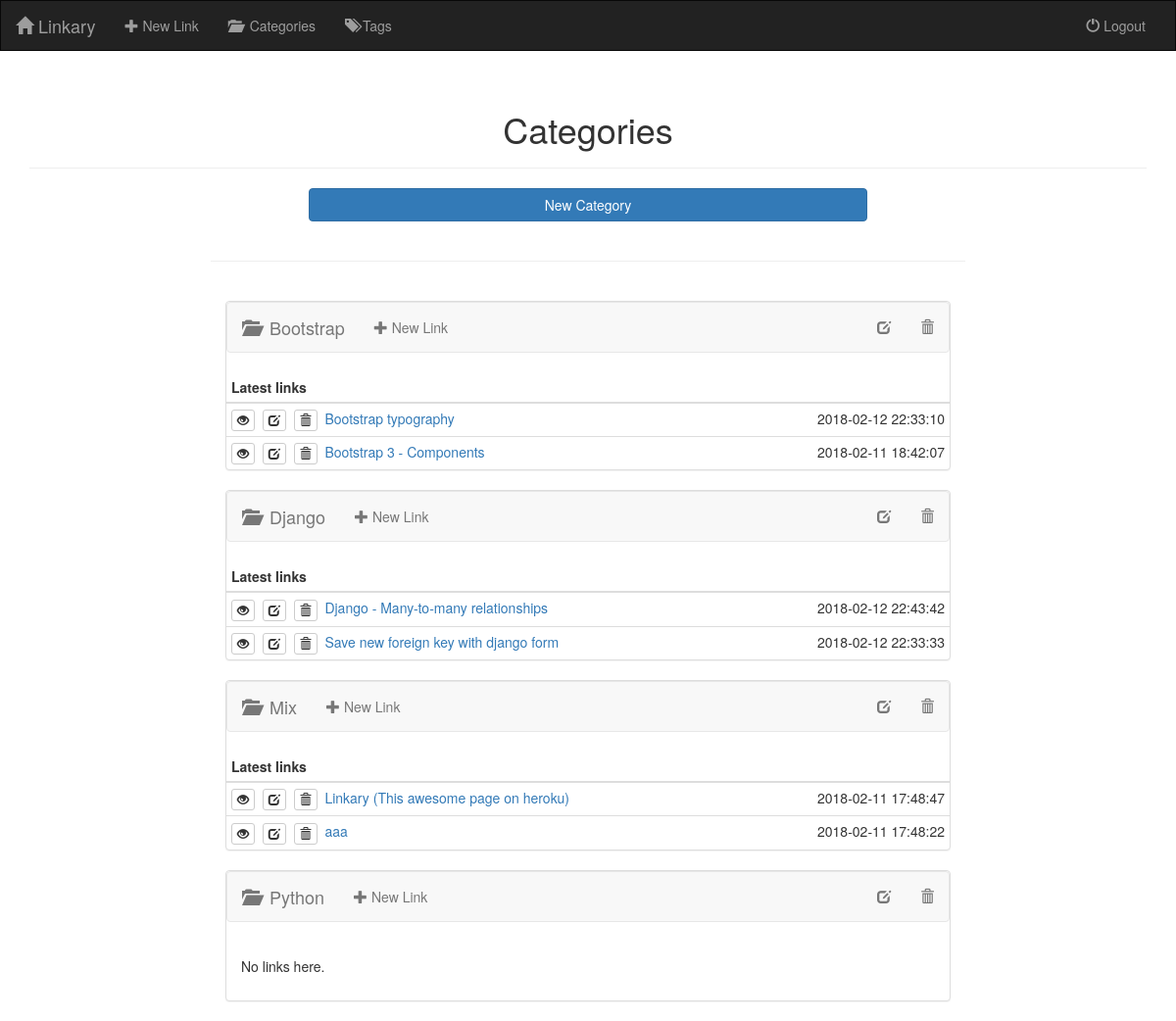
The page /category/ (signed in) on the database as committed earlier.
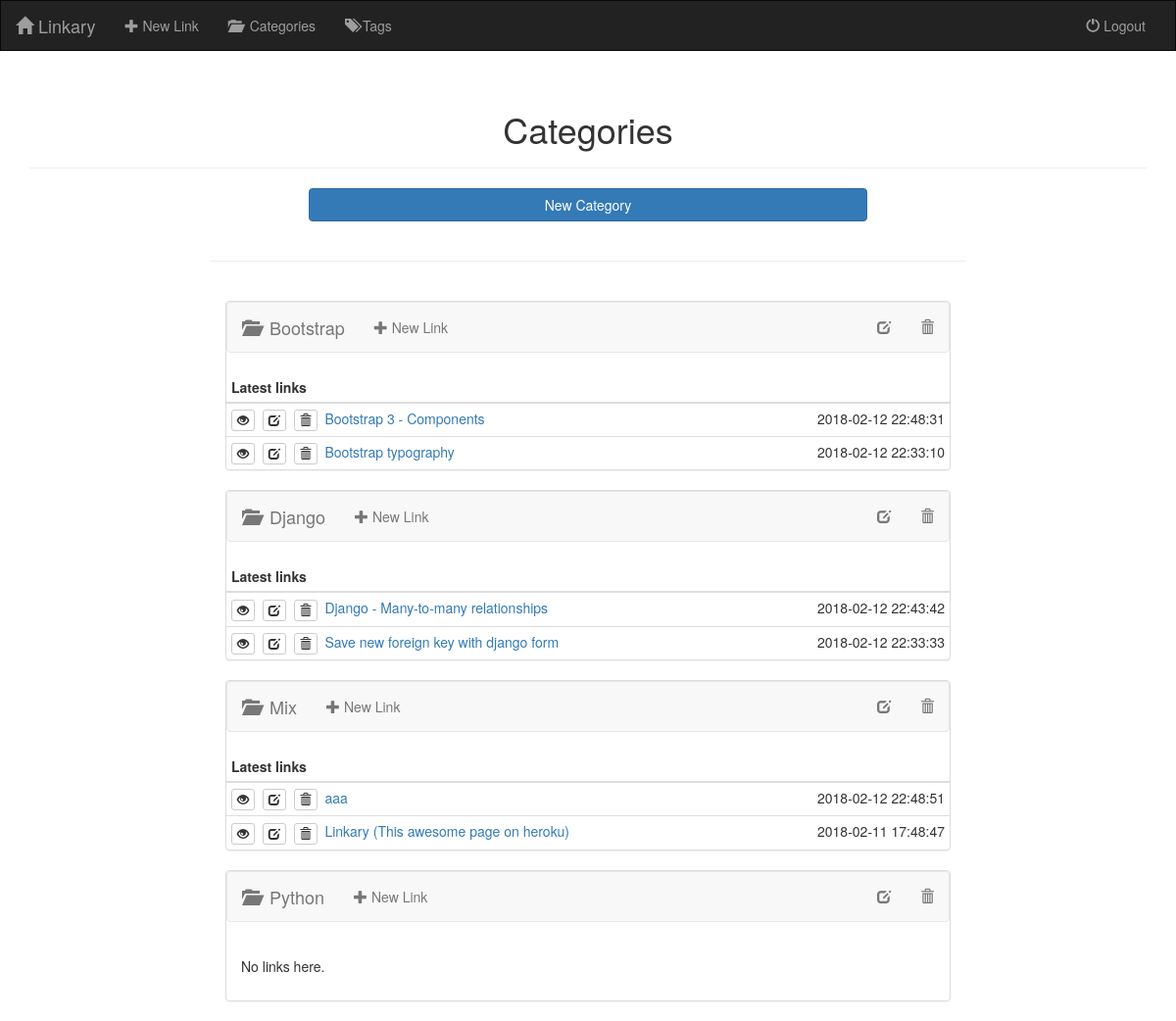
The same page on the database as committed later.
### linkary/models.py (models this page shows, shortened)
class TimedModel(models.Model):
    time_created = models.DateTimeField(auto_now_add=True)
    time_modified = models.DateTimeField(auto_now=True)
    class Meta:
        abstract = True

class Category(TimedModel):
    name = models.CharField(max_length=100, unique=True)
    class Meta:
        verbose_name_plural = 'Categories'
        ordering = ['name']
    def latest_links(self):
        result = self.link_set.order_by('-time_modified')[:10]
        return result

class Link(TimedModel):
    url = models.URLField()
    name = models.CharField(max_length=500)
    author = models.ForeignKey(User, on_delete=models.SET_NULL, blank=True, null=True)
    category = models.ForeignKey(Category, on_delete=models.SET_NULL, blank=True, null=True)
    tags = models.ManyToManyField(Tag, blank=True)
    class Meta:
        get_latest_by = ['time_created']
        ordering = ['-time_modified']

### linkary/views.py (the view)
# urls.py: path('category/', views.CategoryListView.as_view(), name='category_list'),
class CategoryListView(LoginRequiredMixin, ListView):
    model = models.Category
    ordering = ['name']

### linkary/templates/linkary/category_list.html (shortened to what this page needs)
{% extends 'linkary/base.html' %}
{% block content %}
    <div class="container">
        <div class="page-header">
            <h1 class="text-center">Categories</h1>
        </div>
    </div>
    <div class="container-fluid">
        <div class="row">
            <div class="col-sm-offset-3 col-sm-6">
                <a href="{% url 'category_create' %}" class="btn btn-primary btn-block">New Category</a>
            </div>
        </div>
        <div class="row">
            <div class="col-sm-offset-2 col-sm-8">
                <br>
                <hr>
                <br>
                <div class="container-fluid">
                    <div class="row row-eq-height">
                        {% for category in object_list %}
                            {% include 'linkary/category_thumbnail.html' %}
                        {% empty %}
                            <h3><small>No categories to show</small></h3>
                        {% endfor %}
                    </div>
                </div>
            </div>
        </div>
    </div>
{% endblock %}

### linkary/templates/linkary/category_thumbnail.html
<div class="col-md-12">
    <div class="panel panel-default">
        <div class="navbar navbar-default">
            <div class="container-fluid">
                <div class="navbar-header">
                    <a class="navbar-brand" href="{% url 'category_detail' category.pk %}" title="View details">
                        <span class="glyphicon glyphicon-folder-open"></span>&nbsp;&nbsp;{{ category.name }}
                    </a>
                </div>
                <ul class="nav navbar-nav">
                    <li>
                        <a href="{% url 'link_create' %}?category={{ category.pk }}" title="New Link">
                            <span class="glyphicon glyphicon-plus"></span>
                            New Link
                        </a>
                    </li>
                </ul>
                <ul class="nav navbar-nav navbar-right">
                    <li>
                        <a href="{% url 'category_edit' category.pk %}" title="Edit">
                            <span class="glyphicon glyphicon-edit"></span>
                        </a>
                    </li>
                    <li>
                        <a href="{% url 'category_delete' category.pk %}" title="Delete">
                            <span class="glyphicon glyphicon-trash"></span>
                        </a>
                    </li>
                </ul>
            </div>
        </div>
        {% if category.link_set.count %}
            <table class="table table-condensed">
                <thead>
                    <tr>
                        <th>Latest links</th>
                        <th class="text-right"></th>
                    </tr>
                </thead>
                {% for link in category.latest_links %}
                <tr>
                    <td>
                        <a href="{% url 'link_detail' link.pk %}" class="btn btn-default btn-xs" title="Details...">
                            <span class="glyphicon glyphicon-eye-open"></span>
                        </a>&nbsp;
                        <a href="{% url 'link_edit' link.pk %}" class="btn btn-default btn-xs" title="Edit...">
                            <span class="glyphicon glyphicon-edit"></span>
                        </a>&nbsp;
                        <a href="{% url 'link_delete' link.pk %}" class="btn btn-default btn-xs" title="Delete...">
                            <span class="glyphicon glyphicon-trash"></span>
                        </a>&nbsp;
                        <a href="{{ link.url }}" target="_blank">{{ link.name }}</a>
                    </td>
                    <td class="text-right">{{ link.time_modified|date:'Y-m-d H:i:s' }}</td>
                </tr>
                {% endfor %}
            </table>
        {% else %}
            <div class="panel-body"><p>No links here.</p></div>
        {% endif %}
    </div>
</div>

Rows that differ between the two databases and show on the page:
changed Link "Bootstrap 3 - Components": time_modified "2018-02-11 18:42:07" → "2018-02-12 22:48:31"; moves up the list
changed Link "aaa": time_modified "2018-02-11 17:48:22" → "2018-02-12 22:48:51"; moves up the list
